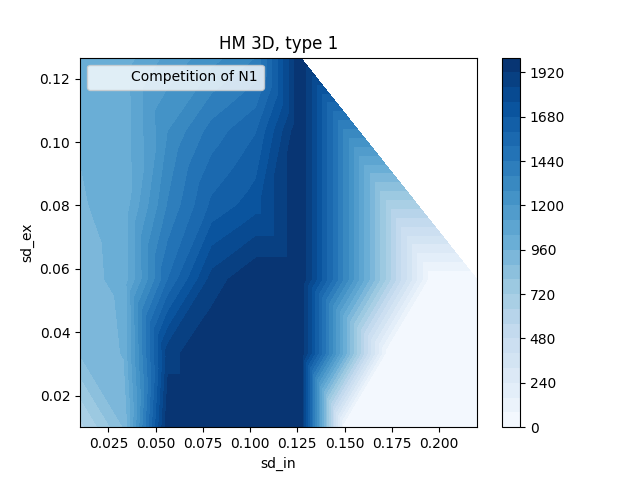

The Python source for this figure:
import pandas as pd
import numpy as np
import matplotlib.pyplot as plt


data = pd.read_csv("HM_3D.csv")
new_data = data[np.isfinite(data['N 1'])]
plt.title('HM 3D, type 1')
contour = plt.tricontourf(new_data['sd_in'], new_data['sd_ex'], new_data['N 1'], cmap='Blues', levels=25)
plt.colorbar(contour)
plt.xlabel('sd_in')
plt.ylabel('sd_ex')
plt.plot([], [], ' ', label='Competition of N1')
plt.legend(loc=2)
plt.savefig("HM_3D_type_1.png")
plt.show()
